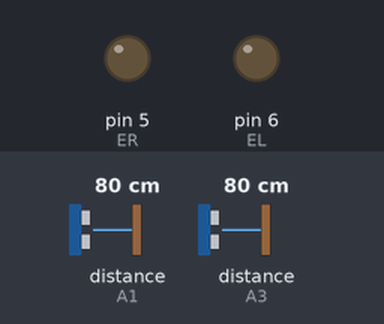
Bench run of a sketch on a simulated Arduino Uno, built with avr-gcc and run on an emulated ATmega328P. Parts: output pins drawn as LEDs (lit = HIGH). Wiring (inferred from the names in the program): 2 × ultrasonic range finder: trigger A0, echo A1 / trigger A2, echo A3. The inputs (shaded band) are chosen by the test bench; at power-on: distance to the obstacle (sensors on A1, A3) 80 cm. The echo pulse lasts 58.3 µs per cm; pins used as bus, display or sensor lines are not drawn.

Above: at 0.1 s.
At 0.5 s:
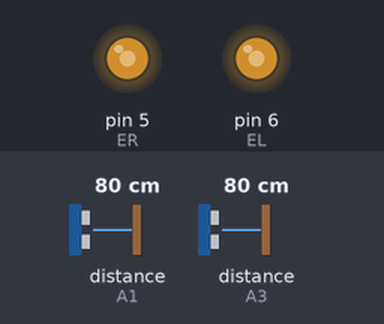
Timing chart, 0 to 2.0 s (numbered marks = the images above):
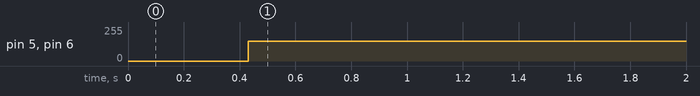

The sketch:

AMRPID.ino
```cpp
const int ER = 5;
const int MR = 4;
const int EL = 6;
const int ML = 7;

const int trigPinR = A0;
const int echoPinR = A1;
const int trigPinL = A2;
const int echoPinL = A3;

const int lineFollowSensorL = 12;
const int lineFollowSensorM = 11;
const int lineFollowSensorR = 10;

const int led = A5;

int const speedR = 80, speedL = 80, randNum;

int LFSArray[3]={0, 0, 0};
int error, previousError, P, I, D, PIDvalue, iniMotorPower = 25;
float Kp = 4.5 , Ki = 6.9, Kd = 3.2;

const uint32_t period = 500L;
long distance, duration, rightSensor, leftSensor;
bool debug, minDistance, checkRight, checkLeft;

long SonarSensor(int trigPin, int echoPin) {
 digitalWrite(trigPin, LOW);
 delayMicroseconds(2);
 digitalWrite(trigPin, HIGH);
 delayMicroseconds(10);
 digitalWrite(trigPin, LOW);
 duration = pulseIn(echoPin, HIGH);
 return (duration / 2) / 29.1;
}
void initialise() {
  pinMode(trigPinR, OUTPUT);
  pinMode(echoPinR, INPUT);
  pinMode(trigPinL, OUTPUT);
  pinMode(echoPinL, INPUT);

  pinMode(lineFollowSensorL, INPUT);
  pinMode(lineFollowSensorM, INPUT);
  pinMode(lineFollowSensorR, INPUT);

  digitalWrite(led, HIGH);
  delay(100);
  digitalWrite(led, LOW);
  delay(100);
  digitalWrite(led, HIGH);
  delay(100);
  digitalWrite(led, LOW);
  delay(100);
  digitalWrite(led, HIGH);
}
void stop() {
 digitalWrite(ER, LOW);
 digitalWrite(EL, LOW);
}
void advance(char a, char b) {
 analogWrite(ER, a);
 digitalWrite(MR, HIGH);
 analogWrite(EL, b);
 digitalWrite(ML, HIGH);
}
void back_off(char a, char b) {
 analogWrite(ER, a);
 digitalWrite(MR, LOW);
 analogWrite(EL, b);
 digitalWrite(ML, LOW);
}
void turn_L(char a, char b) {
 analogWrite(ER, a);
 digitalWrite(MR, LOW);
 analogWrite(EL, b);
 digitalWrite(ML, HIGH);
}
void turn_R(char a, char b) {
 analogWrite(ER, a);
 digitalWrite(MR, HIGH);
 analogWrite(EL, b);
 digitalWrite(ML, LOW);
}
void turn_R60Deg(){
 for (uint32_t tStart = millis(); (millis() - tStart) < period; ) {
   turn_R(150, 150);
   digitalWrite(led, HIGH);
   delay(100);
   digitalWrite(led, LOW);
   delay(50);
 }
 digitalWrite(led, HIGH);
}
void turn_L60Deg() {
 for (uint32_t tStart = millis(); (millis() - tStart) < period; ) {
   turn_L(150, 150);
   digitalWrite(led, HIGH);
   delay(100);
   digitalWrite(led, LOW);
   delay(50);
 }
 digitalWrite(led, HIGH);
}

void calcPID(){
    P = error;
    I = I + error;
    D = error-previousError;
    PIDvalue = (Kp*P) + (Ki*I) + (Kd*D);
    previousError = error;
}

void readSensors(){
  LFSArray[0] = digitalRead(lineFollowSensorL);
  LFSArray[1] = digitalRead(lineFollowSensorM);
  LFSArray[2] = digitalRead(lineFollowSensorR);

  if(LFSArray[0] == 1 && LFSArray[1] == 0 && LFSArray[2] == 0) error = 2;
  if(LFSArray[0] == 1 && LFSArray[1] == 1 && LFSArray[2] == 0) error = 1;
  if(LFSArray[0] == 0 && LFSArray[1] == 1 && LFSArray[2] == 0) error = 0;
  if(LFSArray[0] == 0 && LFSArray[1] == 1 && LFSArray[2] == 1) error = -1;
  if(LFSArray[0] == 0 && LFSArray[1] == 0 && LFSArray[2] == 1) error = -2;

}
void motorPIDcontrol()
{
  int leftMotorSpeed = 80 + PIDvalue;
  int rightMotorSpeed = 80 - PIDvalue;
  advance(rightMotorSpeed, leftMotorSpeed);
  Serial.print("Error: ");
  Serial.print(error);
  Serial.print(" - ");
  Serial.print("Left Motor Speed: ");
  Serial.print(leftMotorSpeed);
  Serial.print(" - ");
  Serial.print("Right Motor Speed: ");
  Serial.println(rightMotorSpeed);
}

void setup() {
  Serial.begin(9600);
  initialise();
  debug = false;
}
void loop() {
  rightSensor = SonarSensor(trigPinR, echoPinR);
  delay(10);
  leftSensor = SonarSensor(trigPinL, echoPinL);
  delay(10);

  minDistance = leftSensor > 1 && rightSensor > 1;
  checkRight = rightSensor <= 8;
  checkLeft = leftSensor <= 8;

  if (minDistance && checkRight && checkLeft) {
    readSensors();
    calcPID();
    motorPIDcontrol();
  }
  if (!checkRight) {
    turn_L60Deg();
  }
  if (!checkLeft) {
    turn_R60Deg();
  }
  if (!checkRight && !checkLeft) {
    turn_R60Deg();
    turn_R60Deg();
  }
  if (debug) {
    Serial.print(rightSensor);
    Serial.print(" - ");
    Serial.println(leftSensor);
  }
}
```

Measured:
- by itself, pin 5 (ER), pin 6 (EL): 0/255 → 150/255 at 0.43 s
